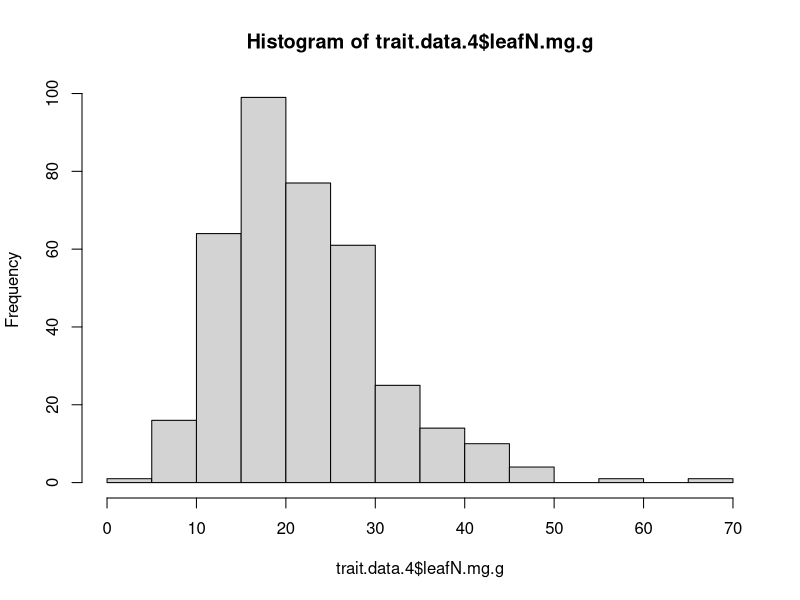
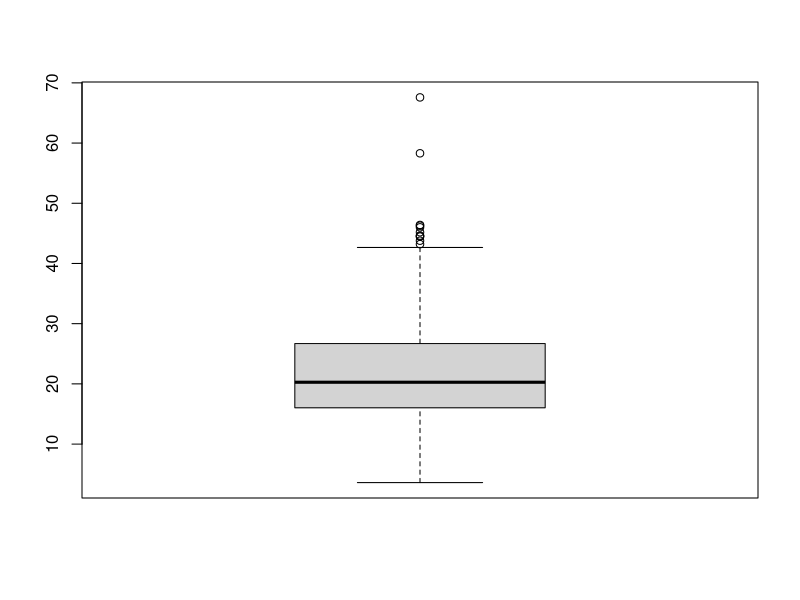
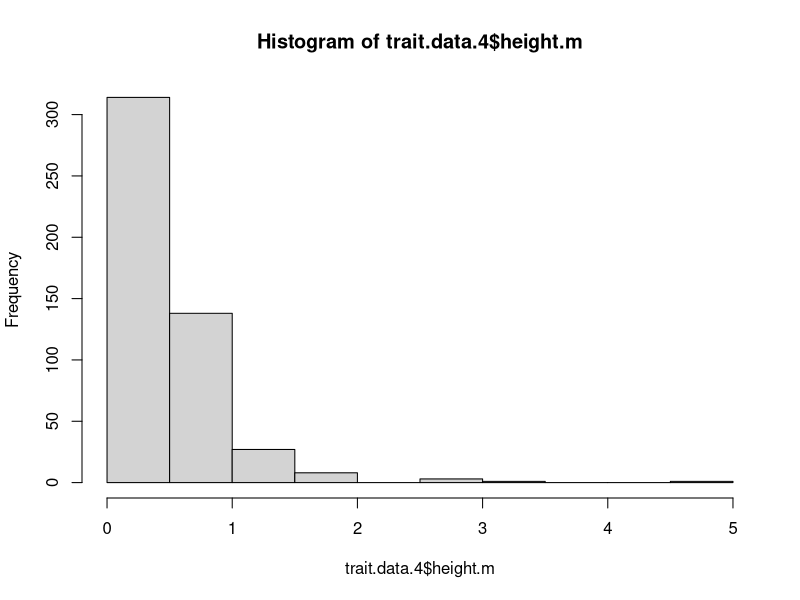
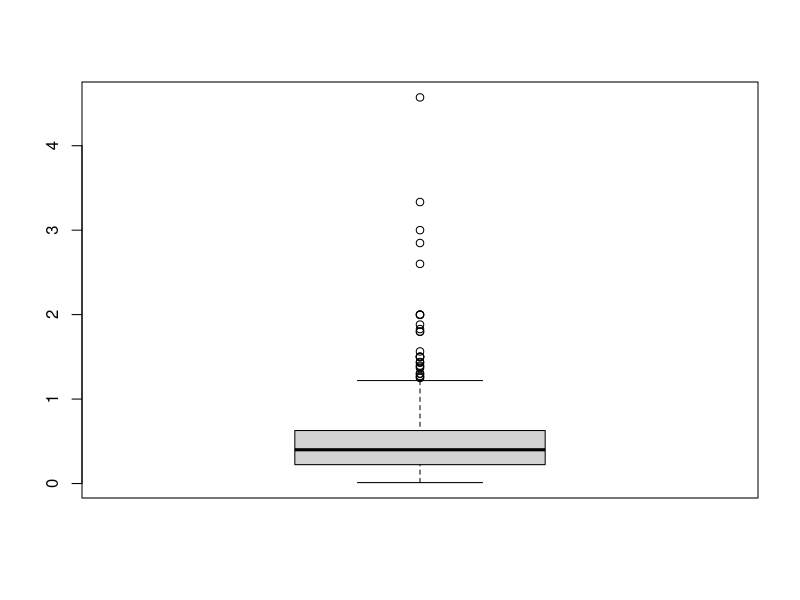
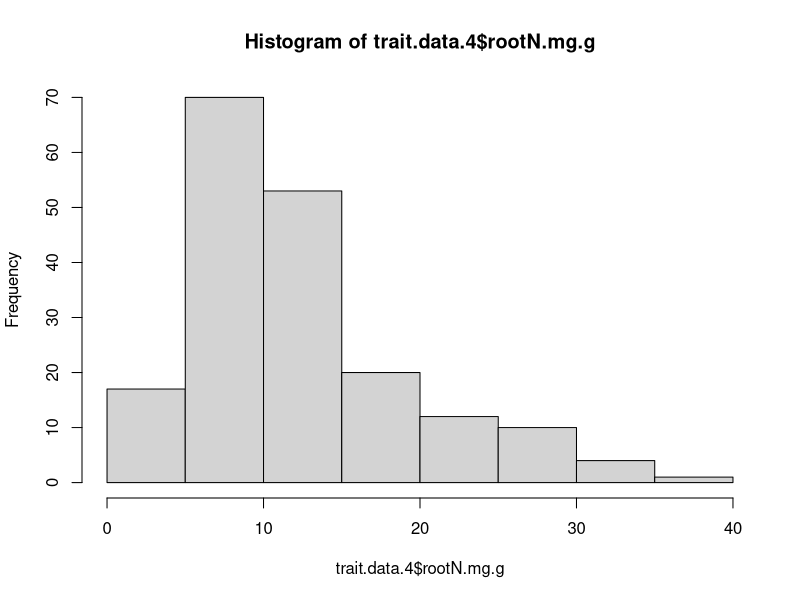
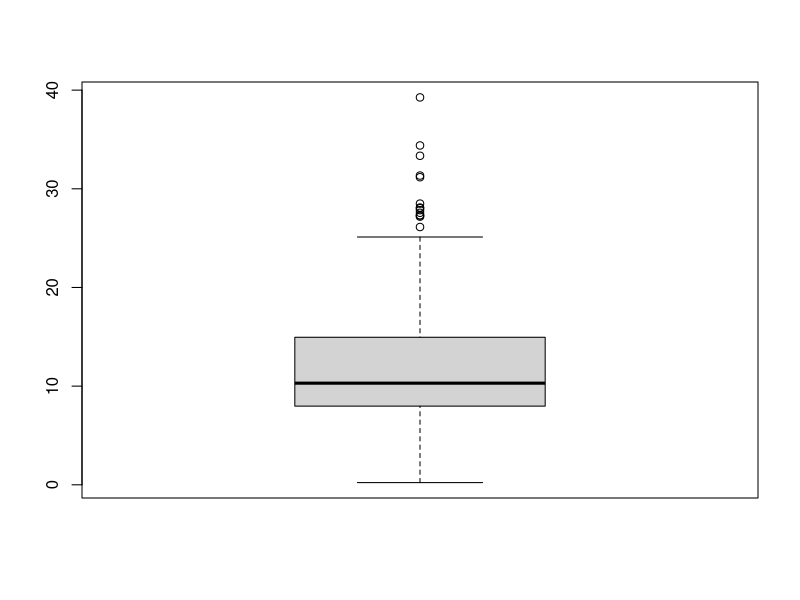
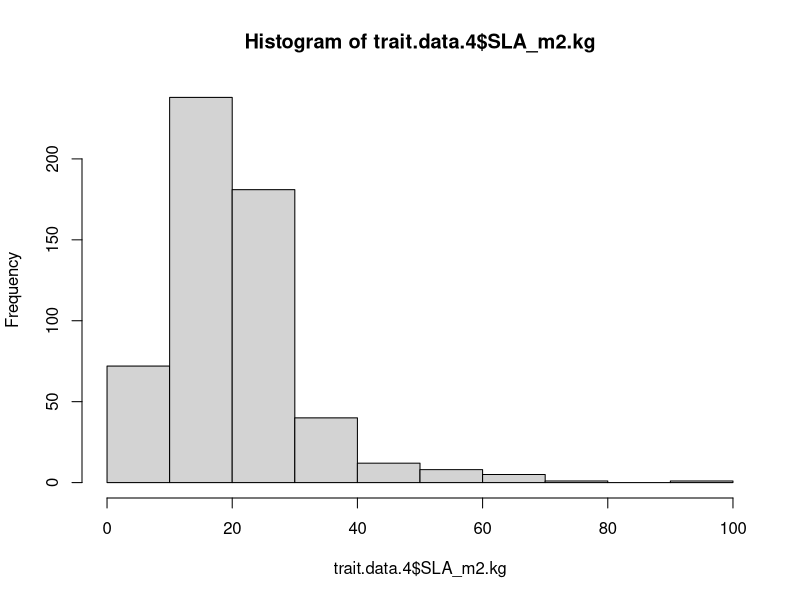
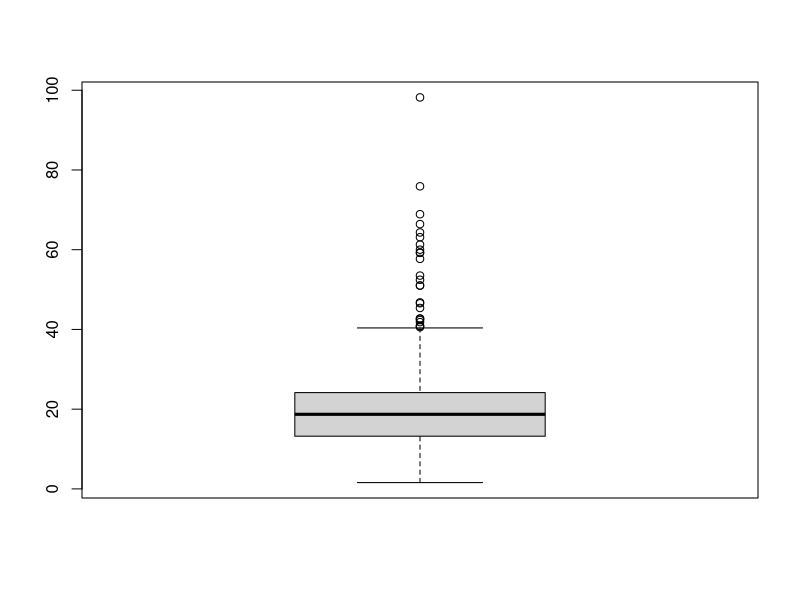

The R source for these figures, in order:
# Script to prep trait data for analyses

library(corrplot)

# read in full data frame 
trait.data = read.csv("./New.dfs/trait.species.trt.yr1.final.new.csv")

# subset traits to only those of interest
trait.data.2 = trait.data[,c(1,7,8,10,12,14,15,18,20,27:29)]

# subset out woody species and trees from local_lifeform

trait.data.3 = subset(trait.data.2, !trait.data.2$functional_group == "WOODY")
trait.data.3 = subset(trait.data.3, !trait.data.3$local_lifeform == "TREE")

# subset for species with SLA
trait.data.4 = subset(trait.data.3, trait.data.3$SLA_m2.kg > 0 ) # 558 taxon

#write.csv(trait.data.4, file = "./New.dfs/traits.no.woody.SLA.csv")

#### checking for outliers ####
# all outliers removed manually from traits.no.woody.SLA.csv and 
# made new file traits.no.woody.SLA.no.outlier.csv

hist(trait.data.4$leafN.mg.g)
boxplot(trait.data.4$leafN.mg.g)
mean = mean(trait.data.4$leafN.mg.g, na.rm = TRUE)
std = sd(trait.data.4$leafN.mg.g, na.rm = TRUE)
Tmin = mean-(3*std)
Tmax = mean+(3*std)
sort(trait.data.4$leafN.mg.g[which(trait.data.4$leafN.mg.g <Tmin | trait.data.4$leafN.mg.g > Tmax)])
# removed leafN 58.30000 67.58333
# percent removed 
table(is.na(trait.data.4$leafN.mg.g))
558-185
2/373*100 #0.54%

hist(trait.data.4$height.m)
boxplot(trait.data.4$height.m)
mean = mean(trait.data.4$height.m, na.rm = TRUE)
std = sd(trait.data.4$height.m, na.rm = TRUE)
Tmin = mean-(3*std)
Tmax = mean+(3*std)
sort(trait.data.4$height.m[which(trait.data.4$height.m <Tmin | trait.data.4$height.m > Tmax)])
# removed height 1.996670 - 4.572000
# percent removed 
table(is.na(trait.data.4$height.m))
558-66
8/492*100 #1.63%

hist(trait.data.4$rootN.mg.g)
boxplot(trait.data.4$rootN.mg.g)
mean = mean(trait.data.4$rootN.mg.g, na.rm = TRUE)
std = sd(trait.data.4$rootN.mg.g, na.rm = TRUE)
Tmin = mean-(3*std)
Tmax = mean+(3*std)
sort(trait.data.4$rootN.mg.g[which(trait.data.4$rootN.mg.g <Tmin | trait.data.4$rootN.mg.g > Tmax)])
# remove rootN 33.34667 - 39.26274
# percent removed 
table(is.na(trait.data.4$rootN.mg.g))
558-371
3/187*100 #1.60%

hist(trait.data.4$SLA_m2.kg)
boxplot(trait.data.4$SLA_m2.kg)
mean = mean(trait.data.4$SLA_m2.kg, na.rm = TRUE)
std = sd(trait.data.4$SLA_m2.kg, na.rm = TRUE)
Tmin = mean-(3*std)
Tmax = mean+(3*std)
sort(trait.data.4$SLA_m2.kg[which(trait.data.4$SLA_m2.kg <Tmin | trait.data.4$SLA_m2.kg > Tmax)])
# remove SLA 53.50000 - 98.20000
# percent removed 
table(is.na(trait.data.4$SLA_m2.kg))
12/558*100 #2.15%

hist(trait.data.4$root.depth_m)
boxplot(trait.data.4$root.depth_m)
mean = mean(trait.data.4$root.depth_m, na.rm = TRUE)
std = sd(trait.data.4$root.depth_m, na.rm = TRUE)
Tmin = mean-(3*std)
Tmax = mean+(3*std)
sort(trait.data.4$root.depth_m[which(trait.data.4$root.depth_m <Tmin | trait.data.4$root.depth_m > Tmax)])
# remove depth 2.426850 - 3.300000
# percent removed 
table(is.na(trait.data.4$root.depth_m))
558-245
9/313*100 #2.88%

hist(trait.data.4$RTD.g.cm3)
boxplot(trait.data.4$RTD.g.cm3)
mean = mean(trait.data.4$RTD.g.cm3, na.rm = TRUE)
std = sd(trait.data.4$RTD.g.cm3, na.rm = TRUE)
Tmin = mean-(3*std)
Tmax = mean+(3*std)
sort(trait.data.4$RTD.g.cm3[which(trait.data.4$RTD.g.cm3 <Tmin | trait.data.4$RTD.g.cm3 > Tmax)])
# remove RTD 0.7450000 - 0.9167417
# percent removed 
table(is.na(trait.data.4$RTD.g.cm3))
558-331
3/227*100 #1.32%

hist(trait.data.4$SRL_m.g)
boxplot(trait.data.4$SRL_m.g)
mean = mean(trait.data.4$SRL_m.g, na.rm = TRUE)
std = sd(trait.data.4$SRL_m.g, na.rm = TRUE)
Tmin = mean-(3*std)
Tmax = mean+(3*std)
sort(trait.data.4$SRL_m.g[which(trait.data.4$SRL_m.g <Tmin | trait.data.4$SRL_m.g > Tmax)])
# remove SRL 601.5858 - 929.9185
# percent removed 
table(is.na(trait.data.4$SRL_m.g))
558-281
6/277*100 #2.17%

hist(trait.data.4$rootDiam.mm)
boxplot(trait.data.4$rootDiam.mm)
mean = mean(trait.data.4$rootDiam.mm, na.rm = TRUE)
std = sd(trait.data.4$rootDiam.mm, na.rm = TRUE)
Tmin = mean-(3*std)
Tmax = mean+(3*std)
sort(trait.data.4$rootDiam.mm[which(trait.data.4$rootDiam.mm <Tmin | trait.data.4$rootDiam.mm > Tmax)])
# remove diam 1.330000 - 2.015308
# percent removed 
table(is.na(trait.data.4$rootDiam.mm))
558-274
8/284*100 #2.81%

#### read in new trait data without outliers and cover data ####

trait.data.new = read.csv("./New.dfs/traits.no.woody.SLA.no.outlier.csv")
cover.data = read.csv("./New.dfs/cover.response.trt.y1.csv")

# subset trait data for only species in cover data

subset.traits = subset(trait.data.new, trait.data.new$Taxon %in% cover.data$Taxon)

# merge trait data and cover data

all.data = merge(cover.data, subset.traits, by="Taxon") 
# 383 species from 628 data points from 76 sites

# write.csv(all.data, file = "./New.dfs/all.data.response.0.csv")

#### data set split by lifespan ####
# need to read out data and fix the lifespan to particular sites since 
# some species have different lifespan at different sites

all.data.ls = read.csv("./New.dfs/all.data.response.0.lifespan.csv", row.names = 1)
table(all.data.ls$local_lifespan)
# 487 perennial, 126 annual

annual.data = subset(all.data.ls, all.data.ls$local_lifespan == "ANNUAL") # 126 data points
# 126 data points from 80 species

perennial.data = subset(all.data.ls, all.data.ls$local_lifespan == "PERENNIAL") 
# 487 data points of 294 species

grass = subset(all.data.ls, all.data.ls$functional_group == "GRASS") 
# 230 data points of 129 species

forb = subset(all.data.ls, all.data.ls$functional_group == "FORB")
# 320 data points of 201 species

#### write out the files ####

#write.csv(all.data, file = "./New.dfs/all.data.csv")
#write.csv(annual.data, file = "./New.dfs/annual.data.csv")
#write.csv(forb, file = "./New.dfs/forb.csv")
#write.csv(grass, file = "./New.dfs/grass.csv")
#write.csv(perennial.data, file = "./New.dfs/perennial.data.csv")
